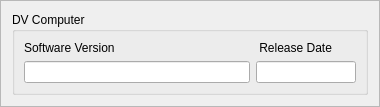
                  <widget class="QFrame" name="frame_37">
                   <property name="minimumSize">
                    <size>
                     <width>380</width>
                     <height>0</height>
                    </size>
                   </property>
                   <property name="frameShape">
                    <enum>QFrame::StyledPanel</enum>
                   </property>
                   <property name="frameShadow">
                    <enum>QFrame::Raised</enum>
                   </property>
                   <layout class="QVBoxLayout" name="verticalLayout_21">
                    <item>
                     <widget class="QGroupBox" name="CSC_gb_34">
                      <property name="minimumSize">
                       <size>
                        <width>350</width>
                        <height>0</height>
                       </size>
                      </property>
                      <property name="font">
                       <font>
                        <italic>false</italic>
                        <underline>false</underline>
                       </font>
                      </property>
                      <property name="autoFillBackground">
                       <bool>true</bool>
                      </property>
                      <property name="title">
                       <string>DV Computer</string>
                      </property>
                      <property name="flat">
                       <bool>false</bool>
                      </property>
                      <property name="checkable">
                       <bool>false</bool>
                      </property>
                      <layout class="QGridLayout" name="gridLayout_47">
                       <item row="0" column="0">
                        <layout class="QHBoxLayout" name="horizontalLayout_60">
                         <item>
                          <layout class="QVBoxLayout" name="verticalLayout_63">
                           <item>
                            <widget class="QLabel" name="label_85">
                             <property name="text">
                              <string>Software Version</string>
                             </property>
                            </widget>
                           </item>
                           <item>
                            <widget class="QLineEdit" name="DVC_V_LE">
                             <property name="minimumSize">
                              <size>
                               <width>210</width>
                               <height>0</height>
                              </size>
                             </property>
                             <property name="maximumSize">
                              <size>
                               <width>350</width>
                               <height>16777215</height>
                              </size>
                             </property>
                            </widget>
                           </item>
                          </layout>
                         </item>
                         <item>
                          <layout class="QVBoxLayout" name="verticalLayout_64">
                           <item>
                            <widget class="QLabel" name="label_86">
                             <property name="text">
                              <string> Release Date</string>
                             </property>
                            </widget>
                           </item>
                           <item>
                            <widget class="QLineEdit" name="DVC_D_LE">
                             <property name="minimumSize">
                              <size>
                               <width>50</width>
                               <height>0</height>
                              </size>
                             </property>
                             <property name="maximumSize">
                              <size>
                               <width>100</width>
                               <height>16777215</height>
                              </size>
                             </property>
                            </widget>
                           </item>
                          </layout>
                         </item>
                        </layout>
                       </item>
                      </layout>
                     </widget>
                    </item>
                   </layout>
                  </widget>
